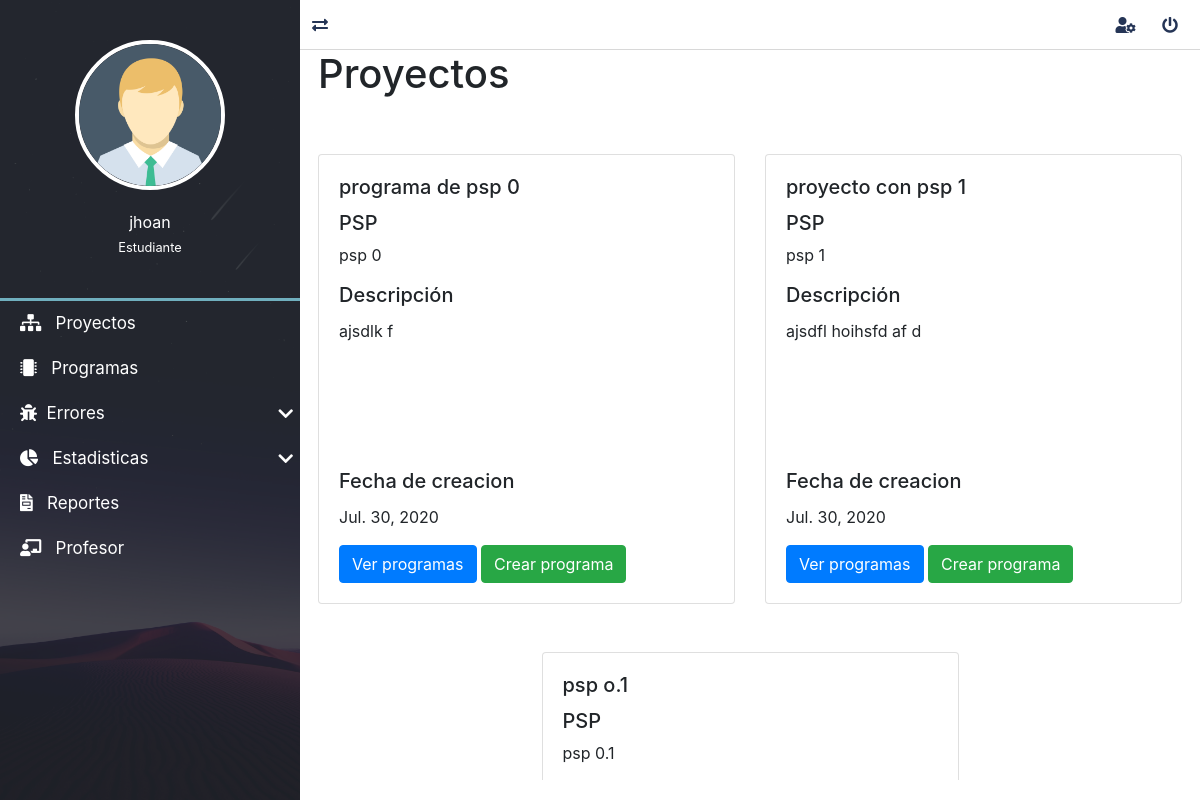
/proyectos/lista_proyectos/ (signed in), run on the app's committed database.
### proyectos/models.py (models this page shows, shortened)
class Proyecto(models.Model):
    nombre=models.CharField(max_length=50, verbose_name="Nombre")
    id_proceso = models.ForeignKey("mainApp.Proceso", verbose_name="Proceso", on_delete=models.CASCADE)
    descripcion=models.TextField(verbose_name="Descripcion")
    fechaInicio=models.DateTimeField(auto_now_add=True, verbose_name="fechaCreacion")
    ultimaActualizacion=models.DateTimeField(auto_now=True, verbose_name="Actualizado")
    class Meta:
        verbose_name ="Proyecto"
        verbose_name_plural ="Proyectos"

### mainApp/models.py (models this page shows)
class Proceso(models.Model):
    acronimo = models.CharField(verbose_name="Acronimo", max_length=20)
    numero = models.FloatField(verbose_name="Numero psp")
    nombre = models.CharField(verbose_name="Nombre", max_length=200)
    class Meta:
        verbose_name = "Proceso"
        verbose_name_plural = "Procesos"
        ordering = ['nombre']
    def __str__(self):
        return self.acronimo

### proyectos/views.py (the view)
# urls.py: path('lista_proyectos/', ProyectoListView.as_view(), name='proyectos'),
@method_decorator(login_required, name='dispatch')
class ProyectoListView(ListView):
    model = Proyecto

### mainApp/context_processors.py (called while the page is built)
def get_programasDeUsuario(request):
    programas= Programa.objects.all()
    return {'lista_programas':programas}

def get_lenguajes(request):
    lenguajes = Lenguaje.objects.all()
    return {'lista_lenguajes':lenguajes}

def get_medidas(request):
    medidas = Medida.objects.all()
    return {'lista_medidas':medidas}

def get_fases(request):
    fases = Fase.objects.all()
    return {'lista_fases':fases}

def get_tiposdefectos(request):
    tipos_defectos = TiposDefecto.objects.all()
    return {'lista_tipos_defectos':tipos_defectos}

### proyectos/context_processors.py (called while the page is built)
def get_proyecto(request):
    proyecto= Proyecto.objects.values_list('id','nombre','id_proceso' ,'descripcion', 'fechaInicio')
    return {
        'proyectos':proyecto
    }

### proyectos/templates/proyectos/proyecto_list.html (shortened to what this page needs)
{% extends 'layouts/layout.html' %}
{% block content %}
    <h1>Proyectos</h1>
    <div class="row mb-5">
        {% for proyecto in proyecto_list %}
            <div class="col-sm-6 mt-5 container" style="max-width: 30rem;">
                <div class="box-projecto card" >
                    <div class="card-body">
                        <h5 class="card-title">{{proyecto.nombre}} </h5>
                        <h5>PSP</h5>
                        <p>{{proyecto.id_proceso}} </p>
                        <h5 class="card-title">Descripción</h5>
                        <div class="scroll-project-description">
                            <p class="card-text">{{proyecto.descripcion}} </p>
                        </div>
                        {% if request.user.profesor %}
                        {% else %}
                            <h5 class="card-title">Fecha de creacion</h5>
                            <p>{{proyecto.fechaInicio|date}} </p>
                            <a href="{% url 'lista_programas_usuario' request.user.id proyecto.id %}" class="btn btn-primary">Ver programas</a>
                            <a class="btn btn-success" href="{% url 'program_create' request.user.id proyecto.id %}">Crear programa</a>
                        {% endif %}
                    </div>
                </div>
            </div>
        {% endfor %}
    </div>
{% endblock content %}

### mainApp/templates/layouts/layout.html (shortened to what this page needs)
{% load static %}
<!DOCTYPE html>
<html lang="es">
<head>
	<link rel="stylesheet" href="{% static 'dashboar/css/normalize.css' %}">
	<link rel="stylesheet" href="{% static 'dashboar/css/style.css' %}">
	<link rel="stylesheet" href="{% static 'dashboar/css/all.css' %}">
	<link rel="stylesheet" href="{% static 'dashboar/css/sweetalert2.min.css' %}">
	<link rel="stylesheet" href="{% static 'dashboar/css/jquery.mCustomScrollbar.css' %}">
	<link rel="stylesheet" href="https://stackpath.bootstrapcdn.com/bootstrap/4.5.0/css/bootstrap.min.css">
	<link rel="stylesheet" type="text/css" href="{% static 'css/style.css' %}">
</head>
<body>
	<main class="full-box main-container">
		<section class="full-box nav-lateral">
			<div class="full-box nav-lateral-content">
				<figure class="full-box nav-lateral-avatar">
					<img src=" {% static 'dashboar/assets/avatar/Avatar.png' %}" class="img-fluid" alt="Avatar">
					<figcaption class="roboto-medium text-center">
						{{request.user.first_name}} <br>
						{% if request.user.is_superuser %}
							<small class="roboto-condensed-light">Administrador</small>
						{% elif request.user.is_staff %}
							<small class="roboto-condensed-light">Profesor</small>
						{% else %}
							<small class="roboto-condensed-light">Estudiante</small>
						{% endif %}
					</figcaption>
				</figure>
				<div class="full-box nav-lateral-bar"></div>
				<nav class="full-box nav-lateral-menu">
					<ul>
						<li>
							<a href=" {% url 'proyectos' %}"><i class="fas fa-sitemap"></i> &nbsp; Proyectos</a>
						</li>
						{% if request.user.profesor %}
						<li>
							<a href="#" class="nav-btn-submenu"><i class="fas fa-users"></i> &nbsp; Estudiantes <i class="fas fa-chevron-down"></i></a>
							<ul>
								<li>
									<a href="{% url 'lista_no_certificados' %}"><i class="fas fa-user"></i> &nbsp; No certificados</a>
								</li>
								<li>
									<a href="{% url 'lista_certificar' %}"><i class="fas fa-user-check"></i> &nbsp; Certificar</a>
								</li>
								<li>
									<a href="{% url 'lista_certificados' %}"><i class="fas fa-user-graduate"></i> &nbsp; Certificados</a>
								</li>
							</ul>
						</li>
						{% else %}
						<li>
							<a href=" {% url 'programas' %}"><i class="fas fa-microchip"></i> &nbsp; Programas</a>
						</li>
						<li>
							<a href="#" class="nav-btn-submenu"><i class="fas fa-bug"></i></i> &nbsp;Errores<i class="fas fa-chevron-down"></i></a>
						</li>
						<li>
							<a href="#" class="nav-btn-submenu"><i class="fas fa-chart-pie"></i> &nbsp; Estadisticas <i class="fas fa-chevron-down"></i></a>
						</li>
						<li>
							<a href="{% url 'lista_reportes' %}"><i class="fas fa-file-invoice"></i> &nbsp; Reportes</a>
						</li>
						<li>
							<a href="{% url 'profesor_detaller' %}"><i class="fas fa-chalkboard-teacher"></i> &nbsp; Profesor</a>
						</li>
						{% endif %}
					</ul>
				</nav>
			</div>
		</section>
		<section class="full-box page-content">
			<nav class="full-box navbar-info">
				<a href="#" class="float-left show-nav-lateral">
					<i class="fas fa-exchange-alt"></i>
				</a>
				{% if user.email %}
					{% if title != 'Perfil de usuario' %}
						<a href="{% url 'editPerfilUs' %}">
							<i class="fas fa-user-cog"></i>
						</a>
					{% endif %}
					<a href="#" class="btn-exit-system">
						<i class="fas fa-power-off"></i>
					</a>
				{% else %}
					<a href="{% url 'login' %}">
						<i class="fas fa-sign-in-alt"></i>
					</a>
				{% endif %}
			</nav>
			 <div class="content-box">
				{% block content %}
				{% endblock content %}
			</div>
		</section>
	</main>
</body>
</html>

### mainApp/static/dashboar/css/style.css (style rules this page uses)
:root { --color-one: #F5F5F5; --color-two: #24292E; --color-three: #70afbe; --form-color: #14111A; --accent-color: #253556; --border-color: #D8D8D8; }
body,html { width: 100vw; height: 100vh; background-color: var(--color-one); color: #333; font-size: 16px; }
.full-box { margin: 0; padding: 0; box-sizing: border-box; width: 100%; }
.main-container { height: 100%; position: absolute; top: 0; left: 0; overflow: hidden; }
.page-content, .nav-lateral { height: 100%; overflow: hidden; }
.page-content { position: relative; padding-left: 300px; transition: all .2s ease-in-out; padding-bottom: 20px; }
.nav-lateral { width: 300px; position: absolute; top: 0; left: 0; z-index: 1; transition: all .2s ease-in-out; background-image: url('../assets/img/nav-font.jpg'); background-position: center center; background-size: cover; }
.nav-lateral-content { max-width: 300px; height: 100%; background-color: rgba(36, 41, 46, .8); }
.nav-lateral-bar { height: 3px; background-color: var(--color-three); }
.nav-lateral-avatar { padding: 40px 0; }
.nav-lateral-avatar img { width: 50%; margin: 0 auto; display: block; border: 4px solid #FFF; border-radius: 100%; }
.nav-lateral-avatar figcaption { margin-top: 20px; color: #FFF; }
.nav-lateral-menu { height: auto; }
.nav-lateral-menu ul { margin: 0; padding: 0; list-style: none; }
.nav-lateral-menu ul li { width: 100%; height: auto; }
.nav-lateral-menu ul li a { display: block; width: 100%; height: 45px; line-height: 45px; text-decoration: none; color: #FFF; font-size: 17px; box-sizing: border-box; padding-left: 20px; transition: all .2s ease-in-out; }
.nav-lateral-menu .fa-chevron-down, .nav-lateral-menu .fa-chevron-up { float: right; height: 45px; line-height: 45px; margin-right: 7px; transition: all .2s ease-in-out; }
.navbar-info { height: 50px; border-bottom: 1px solid var(--border-color); text-align: right; padding-right: 10px; }
.navbar-info a { color: var(--accent-color); height: 50px; min-width: 40px; text-align: center; line-height: 50px; display: inline-block; transition: all .2s ease-out; user-select: none; }
.content-box { margin-left: 2%; margin-right: 2%; }

### mainApp/static/dashboar/css/all.css (style rules this page uses)
.fa, .fas, .far, .fal, .fab { -moz-osx-font-smoothing: grayscale; -webkit-font-smoothing: antialiased; display: inline-block; font-style: normal; font-variant: normal; text-rendering: auto; line-height: 1; }
.fa-bug:before { content: "\f188"; }
.fa-chalkboard-teacher:before { content: "\f51c"; }
.fa-chart-pie:before { content: "\f200"; }
.fa-chevron-down:before { content: "\f078"; }
.fa-exchange-alt:before { content: "\f362"; }
.fa-file-invoice:before { content: "\f570"; }
.fa-microchip:before { content: "\f2db"; }
.fa-power-off:before { content: "\f011"; }
.fa-sitemap:before { content: "\f0e8"; }
.fa-user-cog:before { content: "\f4fe"; }
.fa, .fas { font-family: 'Font Awesome 5 Free'; font-weight: 900; }

### mainApp/static/css/style.css (style rules this page uses)
:root { --fondo: url("../img/fondoLogin.png"); --porsentaje-borde-radius: 5%; --px-borde-radius: 4px; --bac-color: #70afbe; --shadow-box: 0px 4px 18px 3px rgba(0,0,0,0.75);; }
.card { transition: box-shadow 0.5s; }
.scroll-project-description { overflow-y: scroll; height: 150px; }

### data on the page
Proyecto: nombre "programa de psp 0", id_proceso "psp 0", descripcion "ajsdlk f", fechaInicio "Jul. 30, 2020"
Proyecto: nombre "proyecto con psp 1", id_proceso "psp 1", descripcion "ajsdfl hoihsfd af d", fechaInicio "Jul. 30, 2020"
Proyecto: nombre "psp o.1", id_proceso "psp 0.1"

### other printed values
{{ request.user.first_name }} "jhoan"
